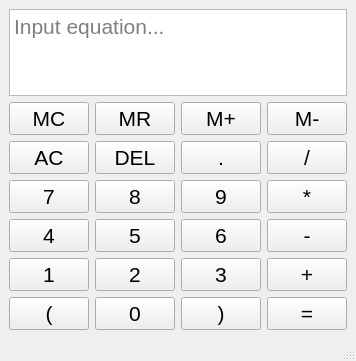
<?xml version="1.0" encoding="UTF-8"?>
<ui version="4.0">
 <class>MainWindow</class>
 <widget class="QMainWindow" name="MainWindow">
  <property name="geometry">
   <rect>
    <x>0</x>
    <y>0</y>
    <width>324</width>
    <height>361</height>
   </rect>
  </property>
  <property name="windowTitle">
   <string>Calculator</string>
  </property>
  <widget class="QWidget" name="centralwidget">
   <layout class="QVBoxLayout" name="verticalLayout">
    <item>
     <widget class="QTextEdit" name="formulaLabel">
      <property name="font">
       <font>
        <pointsize>16</pointsize>
       </font>
      </property>
      <property name="undoRedoEnabled">
       <bool>false</bool>
      </property>
      <property name="readOnly">
       <bool>true</bool>
      </property>
      <property name="acceptRichText">
       <bool>false</bool>
      </property>
      <property name="placeholderText">
       <string>Input equation...</string>
      </property>
     </widget>
    </item>
    <item>
     <layout class="QGridLayout" name="gridLayout">
      <item row="1" column="1">
       <widget class="QPushButton" name="delButton">
        <property name="font">
         <font>
          <pointsize>16</pointsize>
         </font>
        </property>
        <property name="text">
         <string>DEL</string>
        </property>
       </widget>
      </item>
      <item row="3" column="3">
       <widget class="QPushButton" name="multiplyButton">
        <property name="font">
         <font>
          <pointsize>16</pointsize>
         </font>
        </property>
        <property name="text">
         <string>*</string>
        </property>
       </widget>
      </item>
      <item row="1" column="2">
       <widget class="QPushButton" name="pointButton">
        <property name="font">
         <font>
          <pointsize>16</pointsize>
         </font>
        </property>
        <property name="text">
         <string>.</string>
        </property>
       </widget>
      </item>
      <item row="1" column="3">
       <widget class="QPushButton" name="divideButton">
        <property name="font">
         <font>
          <pointsize>16</pointsize>
         </font>
        </property>
        <property name="text">
         <string>/</string>
        </property>
       </widget>
      </item>
      <item row="1" column="0">
       <widget class="QPushButton" name="ACButton">
        <property name="font">
         <font>
          <pointsize>16</pointsize>
         </font>
        </property>
        <property name="text">
         <string>AC</string>
        </property>
       </widget>
      </item>
      <item row="3" column="0">
       <widget class="QPushButton" name="button7">
        <property name="font">
         <font>
          <pointsize>16</pointsize>
         </font>
        </property>
        <property name="text">
         <string>7</string>
        </property>
       </widget>
      </item>
      <item row="6" column="2">
       <widget class="QPushButton" name="closeBracketButton">
        <property name="font">
         <font>
          <pointsize>16</pointsize>
         </font>
        </property>
        <property name="text">
         <string>)</string>
        </property>
       </widget>
      </item>
      <item row="5" column="0">
       <widget class="QPushButton" name="button1">
        <property name="font">
         <font>
          <pointsize>16</pointsize>
         </font>
        </property>
        <property name="text">
         <string>1</string>
        </property>
       </widget>
      </item>
      <item row="5" column="2">
       <widget class="QPushButton" name="button3">
        <property name="font">
         <font>
          <pointsize>16</pointsize>
         </font>
        </property>
        <property name="text">
         <string>3</string>
        </property>
       </widget>
      </item>
      <item row="4" column="3">
       <widget class="QPushButton" name="minusButton">
        <property name="font">
         <font>
          <pointsize>16</pointsize>
         </font>
        </property>
        <property name="text">
         <string>-</string>
        </property>
       </widget>
      </item>
      <item row="6" column="1">
       <widget class="QPushButton" name="button0">
        <property name="font">
         <font>
          <pointsize>16</pointsize>
         </font>
        </property>
        <property name="text">
         <string>0</string>
        </property>
       </widget>
      </item>
      <item row="6" column="3">
       <widget class="QPushButton" name="resultButton">
        <property name="font">
         <font>
          <pointsize>16</pointsize>
         </font>
        </property>
        <property name="text">
         <string>=</string>
        </property>
       </widget>
      </item>
      <item row="6" column="0">
       <widget class="QPushButton" name="openBracketButton">
        <property name="font">
         <font>
          <pointsize>16</pointsize>
         </font>
        </property>
        <property name="text">
         <string>(</string>
        </property>
       </widget>
      </item>
      <item row="4" column="2">
       <widget class="QPushButton" name="button6">
        <property name="font">
         <font>
          <pointsize>16</pointsize>
         </font>
        </property>
        <property name="text">
         <string>6</string>
        </property>
       </widget>
      </item>
      <item row="3" column="2">
       <widget class="QPushButton" name="button9">
        <property name="font">
         <font>
          <pointsize>16</pointsize>
         </font>
        </property>
        <property name="text">
         <string>9</string>
        </property>
       </widget>
      </item>
      <item row="5" column="1">
       <widget class="QPushButton" name="button2">
        <property name="font">
         <font>
          <pointsize>16</pointsize>
         </font>
        </property>
        <property name="text">
         <string>2</string>
        </property>
       </widget>
      </item>
      <item row="5" column="3">
       <widget class="QPushButton" name="plusButton">
        <property name="font">
         <font>
          <pointsize>16</pointsize>
         </font>
        </property>
        <property name="text">
         <string>+</string>
        </property>
       </widget>
      </item>
      <item row="4" column="0">
       <widget class="QPushButton" name="button4">
        <property name="font">
         <font>
          <pointsize>16</pointsize>
         </font>
        </property>
        <property name="text">
         <string>4</string>
        </property>
       </widget>
      </item>
      <item row="3" column="1">
       <widget class="QPushButton" name="button8">
        <property name="font">
         <font>
          <pointsize>16</pointsize>
         </font>
        </property>
        <property name="text">
         <string>8</string>
        </property>
       </widget>
      </item>
      <item row="4" column="1">
       <widget class="QPushButton" name="button5">
        <property name="font">
         <font>
          <pointsize>16</pointsize>
         </font>
        </property>
        <property name="text">
         <string>5</string>
        </property>
       </widget>
      </item>
      <item row="0" column="0">
       <widget class="QPushButton" name="memClearButton">
        <property name="font">
         <font>
          <pointsize>16</pointsize>
         </font>
        </property>
        <property name="text">
         <string>MC</string>
        </property>
       </widget>
      </item>
      <item row="0" column="1">
       <widget class="QPushButton" name="memReadButton">
        <property name="font">
         <font>
          <pointsize>16</pointsize>
         </font>
        </property>
        <property name="text">
         <string>MR</string>
        </property>
       </widget>
      </item>
      <item row="0" column="2">
       <widget class="QPushButton" name="memPlusButton">
        <property name="font">
         <font>
          <pointsize>16</pointsize>
         </font>
        </property>
        <property name="text">
         <string>M+</string>
        </property>
       </widget>
      </item>
      <item row="0" column="3">
       <widget class="QPushButton" name="memMinusButton">
        <property name="font">
         <font>
          <pointsize>16</pointsize>
         </font>
        </property>
        <property name="text">
         <string>M-</string>
        </property>
       </widget>
      </item>
     </layout>
    </item>
   </layout>
  </widget>
  <widget class="QMenuBar" name="menubar">
   <property name="geometry">
    <rect>
     <x>0</x>
     <y>0</y>
     <width>324</width>
     <height>24</height>
    </rect>
   </property>
  </widget>
  <widget class="QStatusBar" name="statusbar"/>
 </widget>
 <resources/>
 <connections/>
</ui>
